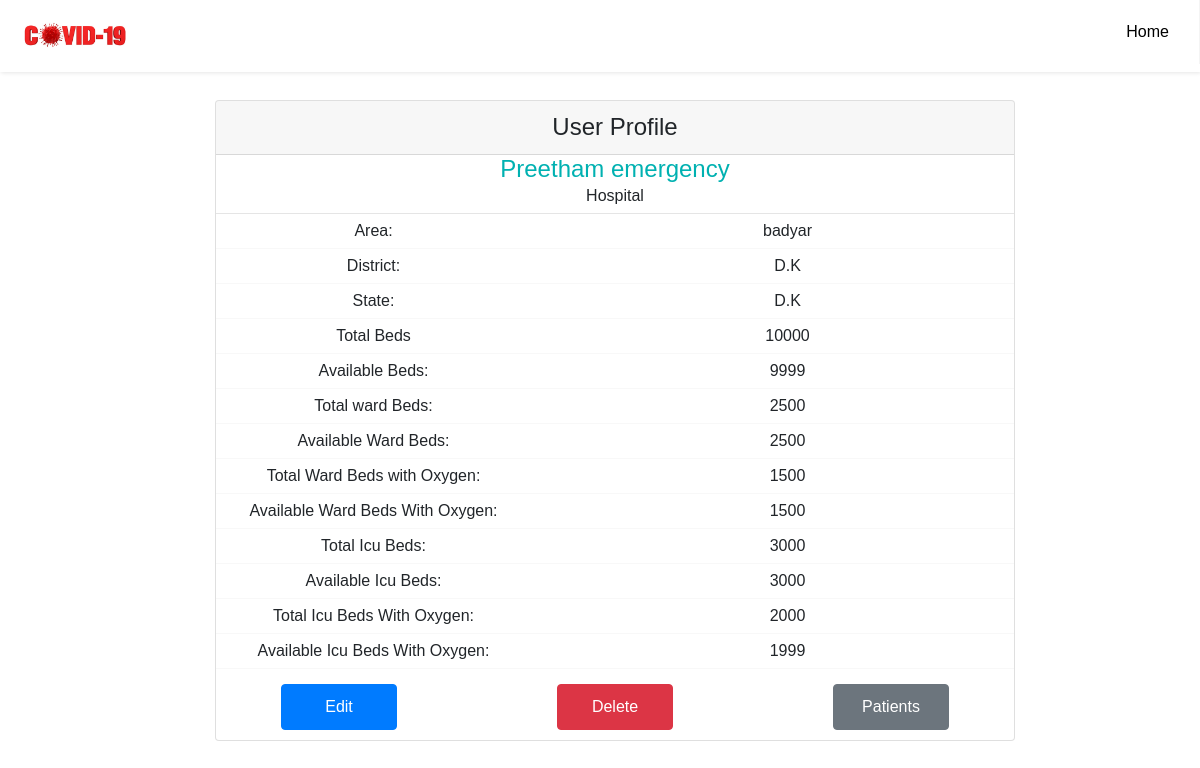
The app's page /hospital/1/profile, older data.
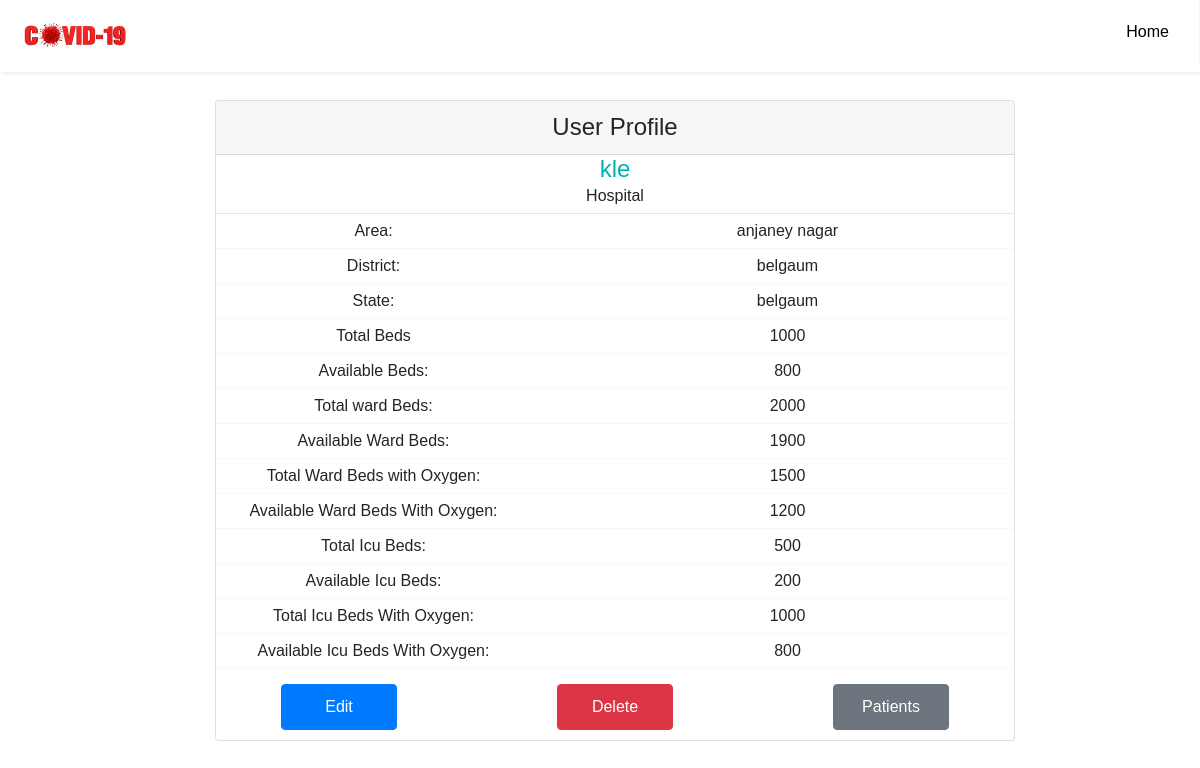
The same page, newer data.
### models.py (models this page shows, shortened)
class Hospital(db.Model):
    __tablename__ = "hospital"
    id = db.Column(db.Integer, primary_key=True)
    name = db.Column(db.String(100), nullable=False)
    area = db.Column(db.String(100), nullable=False)
    district = db.Column(db.String(100), nullable=False)
    state = db.Column(db.String(100), nullable=False)
    phone = db.Column(db.Integer, nullable=False)
    total_beds = db.Column(db.Integer, nullable=False)
    available_beds = db.Column(db.Integer, nullable=False)
    total_ward_beds = db.Column(db.Integer, nullable=False)
    available_ward_beds = db.Column(db.Integer, nullable=False)
    total_ward_beds_with_oxygen = db.Column(db.Integer, nullable=False)
    available_ward_beds_with_oxygen = db.Column(db.Integer, nullable=False)
    total_icu_beds = db.Column(db.Integer, nullable=False)
    available_icu_beds = db.Column(db.Integer, nullable=False)
    total_icu_beds_with_oxygen = db.Column(db.Integer, nullable=False)
    available_icu_beds_with_oxygen = db.Column(db.Integer, nullable=False)
    beds = db.relationship('Bed', backref='hospital', lazy=True)
    users = db.relationship('User', backref='hospital', lazy=True)
    doctors = db.relationship('Doctor', backref='hospital', lazy=True)

### app.py (the view)
@app.route('/hospital/<int:hospital_id>/profile')
def profilehospital(hospital_id):
    hospital = Hospital.query.get_or_404(hospital_id)
    return render_template('hospitalprofile.html' , hospital=hospital)

### templates/hospitalprofile.html (shortened to what the changed rows need)
{% extends 'base.html' %}
{% block content %}
<div class="profile__header">
    <div class="container profile__container">
        <div class="card">
                <div class="title">
                    <h4 style="color:#00b1b1;">{{ hospital.name }} </h4>
                    <span><p>Hospital</p></span>
                </div>
                  <div class="row">
                        <div class="col-sm-5 col-xs-6 tital">Area:</div>
                        <div class="col-sm-7 col-xs-6">{{ hospital.area }}</div>
                  </div>
                  <div class="row">
                    <div class="col-sm-5 col-xs-6 tital">District:</div>
                    <div class="col-sm-7">{{ hospital.district }}</div>
                </div>
                <div class="row">
                    <div class="col-sm-5 col-xs-6 tital">State:</div>
                    <div class="col-sm-7">{{ hospital.district }}</div>
                </div>
                <div class="row">
                    <div class="col-sm-5 col-xs-6 tital">Total Beds</div>
                    <div class="col-sm-7">{{ hospital.total_beds }}</div>
                </div>
                <div class="row">
                    <div class="col-sm-5 col-xs-6 tital">Available Beds:</div>
                    <div class="col-sm-7">{{ hospital.available_beds }}</div>
                </div>
                <div class="row">
                    <div class="col-sm-5 col-xs-6 tital">Total ward Beds:</div>
                    <div class="col-sm-7">{{ hospital.total_ward_beds }}</div>
                </div>
                <div class="row">
                    <div class="col-sm-5 col-xs-6 tital">Available Ward Beds:</div>
                    <div class="col-sm-7">{{ hospital.available_ward_beds }}</div>
                </div>
                <div class="row">
                    <div class="col-sm-5 col-xs-6 tital">Total Ward Beds with Oxygen:</div>
                    <div class="col-sm-7">{{ hospital.total_ward_beds_with_oxygen }}</div>
                </div>
                <div class="row">
                    <div class="col-sm-5 col-xs-6 tital"> Available Ward Beds With Oxygen:</div>
                    <div class="col-sm-7">{{ hospital.available_ward_beds_with_oxygen }}</div>
                </div>
                <div class="row">
                    <div class="col-sm-5 col-xs-6 tital"> Total Icu Beds:</div>
                    <div class="col-sm-7">{{ hospital.total_icu_beds }}</div>
                </div>
                <div class="row">
                    <div class="col-sm-5 col-xs-6 tital"> Available Icu Beds:</div>
                    <div class="col-sm-7">{{ hospital.available_icu_beds }}</div>
                </div>
                <div class="row">
                    <div class="col-sm-5 col-xs-6 tital">Total Icu Beds With Oxygen:</div>
                    <div class="col-sm-7">{{ hospital.total_icu_beds_with_oxygen }}</div>
                </div>
                <div class="row">
                    <div class="col-sm-5 col-xs-6 tital"> Available Icu Beds With Oxygen:</div>
                    <div class="col-sm-7">{{ hospital.available_icu_beds_with_oxygen }}</div>
                </div>
            </div>
    </div>
</div>
{% endblock content %}

Row changes from the older to the newer data that the page shows:
changed Hospital: name "Preetham emergency" → "kle"; area "badyar" → "anjaney nagar"; district "D.K" → "belgaum"; total_beds "10000" → "1000"; available_beds "9999" → "800"; total_ward_beds "2500" → "2000"; available_ward_beds "2500" → "1900"; available_ward_beds_with_oxygen "1500" → "1200"; total_icu_beds "3000" → "500"; available_icu_beds "3000" → "200"; total_icu_beds_with_oxygen "2000" → "1000"; available_icu_beds_with_oxygen "1999" → "800"
